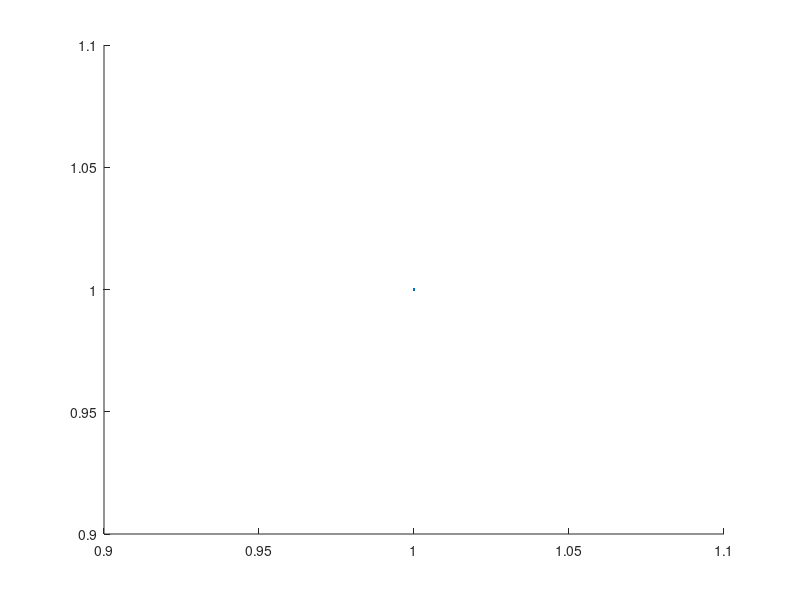

This figure's MATLAB source: (Note: this script raises an error after producing the figure.)
clear;
close all;

mass = [0 4.98 10.04 15.02 19.99 24.97 30.03 35.01 39.86 44.84, ...
    50.28 55.26 60.32 65.3 70.27 75.25 80.31 85.29 90.14].' / 1000;
platform = ones(19,1) * (15.23 / 1000);
mass = mass + platform;
x = [559.2 552.7 545.1 537.7 531.6 524.3 517.3 509.5 503.7 496.6 488.9, ...
    481.6 474.1 467.2 460 452.5 446.3 439.4 431.6].' / 1000;
mass_error = [0.01, 0.02, 0.02, 0.03, 0.02, 0.03, 0.03, 0.04, 0.04, ...
    0.05, 0.02, 0.03, 0.03, 0.04, 0.03, 0.04, 0.04, 0.05, 0.05].' / sqrt(12) / 1000;
x_error = ones(19, 1) * ((0.3 / sqrt(200)) / 1000);

hold on;

zero_height = ones(19, 1) * 559.2 / 1000;
x = zero_height - x;
g = 9.80665;
e = errorbar(mass, x, mass_error, mass_error, x_error, x_error, '.');
f = fit(mass, x, 'poly1');
plot(f, "-")
title("Spring's length as a function of mass", 'FontSize', 14)
xlabel("Mass [kg]", 'FontSize', 14)
ylabel("Length [m]", 'FontSize', 14)
legend('Data', 'Fit', 'FontSize', 14)
e.CapSize = 0;
k = 6.938;
theo_x = f(mass);
rsquare = (x - theo_x).^2;
xhisquare_force = sum(rsquare ./ ((x_error).^2 + (mass_error * g / k).^2)) / 17;

omega0 = sqrt((ones(19, 1)*k) ./ mass);